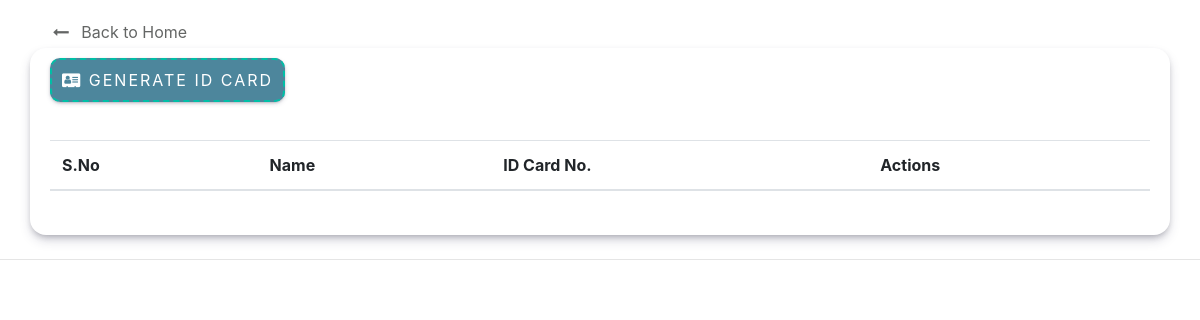
Page /admin/Idsystem/index.php on the earlier database version.
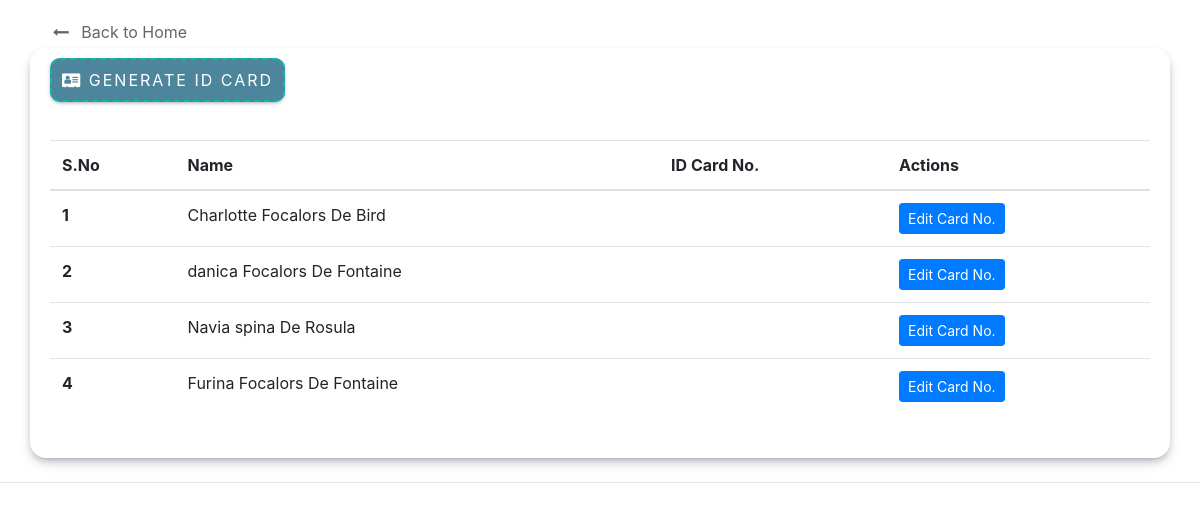
Same page on the later database version.
### tables this page shows
CREATE TABLE `residents` (
  `id` int(11) NOT NULL,
  `fname` varchar(255) NOT NULL,
  `mname` varchar(255) NOT NULL,
  `lname` varchar(255) NOT NULL,
  `suffix` varchar(255) NOT NULL,
  `sex` varchar(255) NOT NULL,
  `bday` varchar(255) NOT NULL,
  `pob` varchar(255) NOT NULL,
  `religion` varchar(255) NOT NULL,
  `citizenship` varchar(255) NOT NULL,
  `street` varchar(255) NOT NULL,
  `zone` varchar(255) NOT NULL,
  `brgy` varchar(255) NOT NULL,
  `mun` varchar(255) NOT NULL,
  `province` varchar(255) NOT NULL,
  `zipcode` varchar(255) NOT NULL,
  `contact` varchar(255) NOT NULL,
  `educational` varchar(255) NOT NULL,
  `occupation` varchar(255) NOT NULL,
  `civil_status` varchar(255) NOT NULL,
  `labor_status` varchar(255) NOT NULL,
  `voter_status` varchar(255) NOT NULL,
  `pwd_status` varchar(255) NOT NULL,
  `four_p` varchar(255) NOT NULL,
  `vac_status` varchar(255) NOT NULL,
  `status` varchar(255) NOT NULL,
  `longitude` varchar(255) NOT NULL,
  `latitude` varchar(255) NOT NULL,
  `id_card_no` varchar(50) DEFAULT NULL,
  `profile` varchar(255) DEFAULT NULL,
  `qr_code` varchar(255) DEFAULT NULL
);

### admin/Idsystem/index.php (the view, shortened to what this page needs)
<?php
include('config.php');
?>
<!doctype html>
<html lang="en">
<head>
  <link rel="stylesheet" href="https://stackpath.bootstrapcdn.com/bootstrap/4.4.1/css/bootstrap.min.css"
>
  <link rel="stylesheet" href="//cdn.datatables.net/1.10.20/css/jquery.dataTables.min.css">
  <link rel="stylesheet" href="https://cdnjs.cloudflare.com/ajax/libs/font-awesome/4.7.0/css/font-awesome.min.css">
</head>
<body>
  <a href="../home.php" id="backToHome">
    <h7><i class="fa fa-long-arrow-left">&nbsp;&nbsp;</i> Back to Home</h7>
 </a>
  <div class="container my-4 mt-5">
  <a href="id-card.php" class="btn-generate">
  <i class="fa fa-address-card"></i> Generate ID Card
</a>
  <div class="container-main my-4 mt-5">
  <table class="table" id="myTable">
  <thead>
    <tr>
      <th scope="col">S.No</th>
      <th scope="col">Name</th>
      <th scope="col">ID Card No.</th>
      <th scope="col">Actions</th>
    </tr>
  </thead>
  <tbody>
    <?php
      $sql = "SELECT id, fname, mname, lname, id_card_no FROM `residents` ORDER BY id DESC";
      $result = mysqli_query($conn, $sql);
      $sno = 0;
      while($row = mysqli_fetch_assoc($result)){
        $sno++;
        $full_name = $row['fname'] . ' ' . $row['mname'] . ' ' . $row['lname'];
        echo "<tr>
          <th scope='row'>{$sno}</th>
          <td>{$full_name}</td>
          <td>{$row['id_card_no']}</td>
          <td>
            <button class='edit btn btn-sm btn-primary' id='{$row['id']}'>Edit Card No.</button>
          </td>
        </tr>";
      }
    ?>
  </tbody>
</table>
  </div>
  </div>
  <hr>
</body>
</html>

Differences in the rows shown:
added residents: full_name "Charlotte Focalors De Bird"
added residents: full_name "danica Focalors De Fontaine"
added residents: full_name "Navia spina De Rosula"
added residents: full_name "Furina Focalors De Fontaine"
